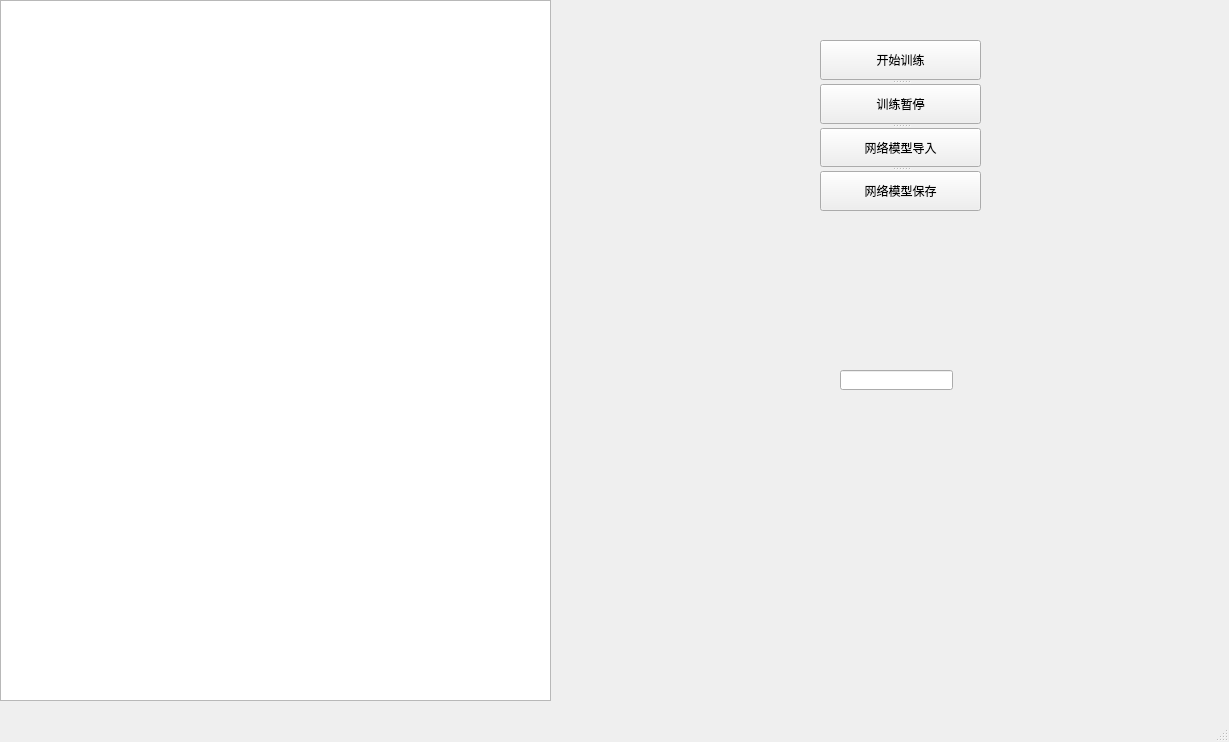
<?xml version="1.0" encoding="UTF-8"?>
<ui version="4.0">
 <class>MainWindow</class>
 <widget class="QMainWindow" name="MainWindow">
  <property name="geometry">
   <rect>
    <x>0</x>
    <y>0</y>
    <width>1229</width>
    <height>742</height>
   </rect>
  </property>
  <property name="windowTitle">
   <string>深度学习</string>
  </property>
  <widget class="QWidget" name="centralwidget">
   <widget class="QTextEdit" name="textEdit">
    <property name="geometry">
     <rect>
      <x>0</x>
      <y>0</y>
      <width>551</width>
      <height>701</height>
     </rect>
    </property>
   </widget>
   <widget class="QLineEdit" name="lineEdit">
    <property name="geometry">
     <rect>
      <x>840</x>
      <y>370</y>
      <width>113</width>
      <height>20</height>
     </rect>
    </property>
   </widget>
   <widget class="QSplitter" name="splitter">
    <property name="geometry">
     <rect>
      <x>820</x>
      <y>40</y>
      <width>161</width>
      <height>171</height>
     </rect>
    </property>
    <property name="orientation">
     <enum>Qt::Vertical</enum>
    </property>
    <widget class="QPushButton" name="Button_Stop_2">
     <property name="text">
      <string>开始训练</string>
     </property>
    </widget>
    <widget class="QPushButton" name="Button_Stop">
     <property name="text">
      <string>训练暂停</string>
     </property>
    </widget>
    <widget class="QPushButton" name="Button_LoadModel">
     <property name="text">
      <string>网络模型导入</string>
     </property>
    </widget>
    <widget class="QPushButton" name="Button_SaveModel">
     <property name="text">
      <string>网络模型保存</string>
     </property>
    </widget>
   </widget>
  </widget>
  <widget class="QMenuBar" name="menubar">
   <property name="geometry">
    <rect>
     <x>0</x>
     <y>0</y>
     <width>1229</width>
     <height>23</height>
    </rect>
   </property>
  </widget>
  <widget class="QStatusBar" name="statusbar"/>
 </widget>
 <resources/>
 <connections/>
</ui>
